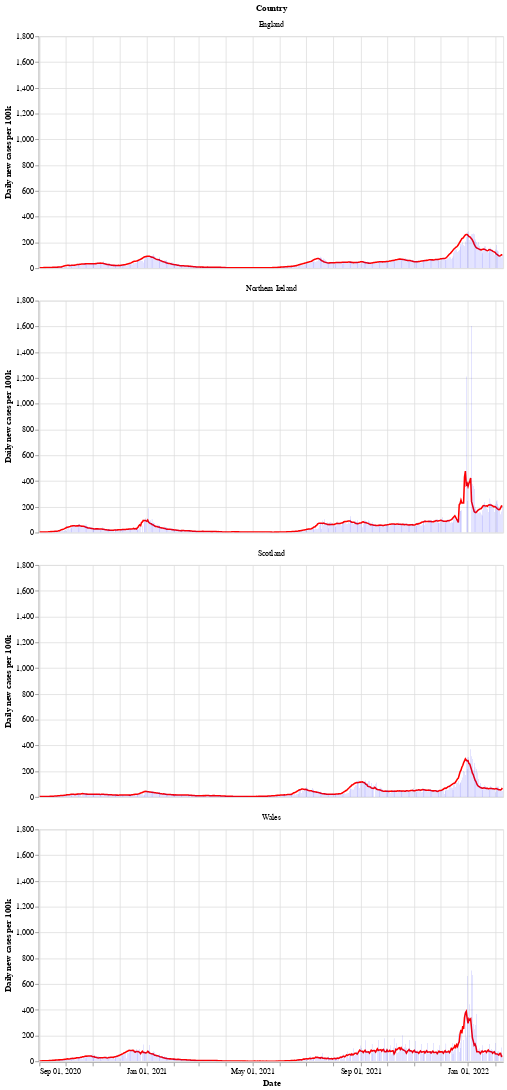

This figure's notebook cell:
### Markdown cell above
Next is a bar chart of the number of new cases in each country (per 100k population), with the 7 day moving average of cases. Again we see that Wales saw a longer period of raising and falling cases compared to the other countries.

After a period of cases falling, each nation is now seeing a rise in the number of cases - especially in Wales.

### Code cell
# collapse
bars = alt.Chart(uk_cases).mark_bar().encode(
    x=alt.X("yearmonthdate(date):T", axis=alt.Axis(title='Date')),
    y=alt.Y("newCasesRate:Q", axis=alt.Axis(title='Daily new cases per 100k')),
    tooltip='newCasesRate',
    color=alt.condition(
        alt.datum.dailyChange > 0,
        alt.value("orange"),  # The positive color
        alt.value("blue")  # The negative color
    )
).properties(title='New cases per 100k population with rolling 7 day average', width=600).interactive()
line = alt.Chart(uk_cases).mark_line(
    color='red',
    size=2,
).transform_window(
    rolling_mean='mean(newCasesRate)',
    frame=[0, 7],
    groupby=['areaName']
).encode(
    x='yearmonthdate(date):T',
    y='rolling_mean:Q'
)
alt.layer(line, bars, data=uk_cases).facet(alt.Row('areaName', title='Country'), columns=1)

### Figure 1 — Vega-Lite specification as saved in the notebook (floating-point values rounded to 4 significant figures; data arrays with more than 128 entries replaced by an {"elided": "..."} marker saying what was removed)
{"config": {"view": {"continuousWidth": 400, "continuousHeight": 300}}, "data": {"name": "data-0c9d3de662ce90972f022386a69012b5"}, "facet": {"type": "nominal", "field": "areaName", "title": "Country"}, "spec": {"layer": [{"mark": {"type": "line", "color": "red", "size": 2}, "encoding": {"x": {"type": "temporal", "field": "date", "timeUnit": "yearmonthdate"}, "y": {"type": "quantitative", "field": "rolling_mean"}}, "transform": [{"window": [{"op": "mean", "field": "newCasesRate", "as": "rolling_mean"}], "frame": [0, 7], "groupby": ["areaName"]}]}, {"mark": "bar", "encoding": {"color": {"condition": {"value": "orange", "test": "(datum.dailyChange > 0)"}, "value": "blue"}, "tooltip": {"type": "quantitative", "field": "newCasesRate"}, "x": {"type": "temporal", "axis": {"title": "Date"}, "field": "date", "timeUnit": "yearmonthdate"}, "y": {"type": "quantitative", "axis": {"title": "Daily new cases per 100k"}, "field": "newCasesRate"}}, "selection": {"selector002": {"type": "interval", "bind": "scales", "encodings": ["x", "y"]}}, "title": "New cases per 100k population with rolling 7 day average", "width": 600}]}, "columns": 1, "$schema": "https://vega.github.io/schema/vega-lite/v4.8.1.json", "datasets": {"data-0c9d3de662ce90972f022386a69012b5": {"elided": "2108 records"}}}
